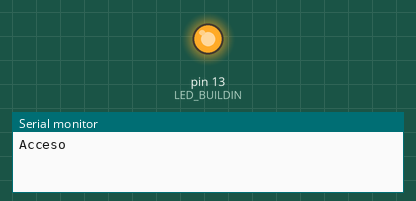
Bench run of a sketch on a simulated Arduino Uno, built with avr-gcc and run on an emulated ATmega328P. On the bench: output pins drawn as LEDs (lit = HIGH), the last lines printed to the serial monitor.

Above: at 5.0 s.
At 11.5 s:
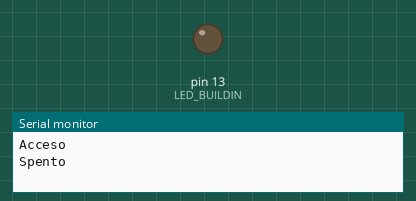
Timing chart, 0 to 16.9 s (numbered marks = the images above):
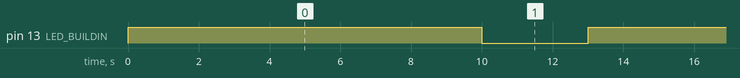

The sketch:

Blink_User_Led.ino
```cpp
#define LED_BUILDIN 13 // sarebbe lo USERLED secondo la mappatura variant.cpp

void setup() {
  // put your setup code here, to run once:
  pinMode(LED_BUILDIN, OUTPUT);
  Serial.begin(9600);

}

void loop() {
  // put your main code here, to run repeatedly:
  digitalWrite(LED_BUILDIN, HIGH);
  Serial.println("Acceso");
  delay(10000);
  digitalWrite(LED_BUILDIN, LOW);
  Serial.println("Spento");
  delay(3000);

}
```

Measured:
- by itself, pin 13 (LED_BUILDIN): alternates HIGH for 10.0 s and LOW for 3.0 s
